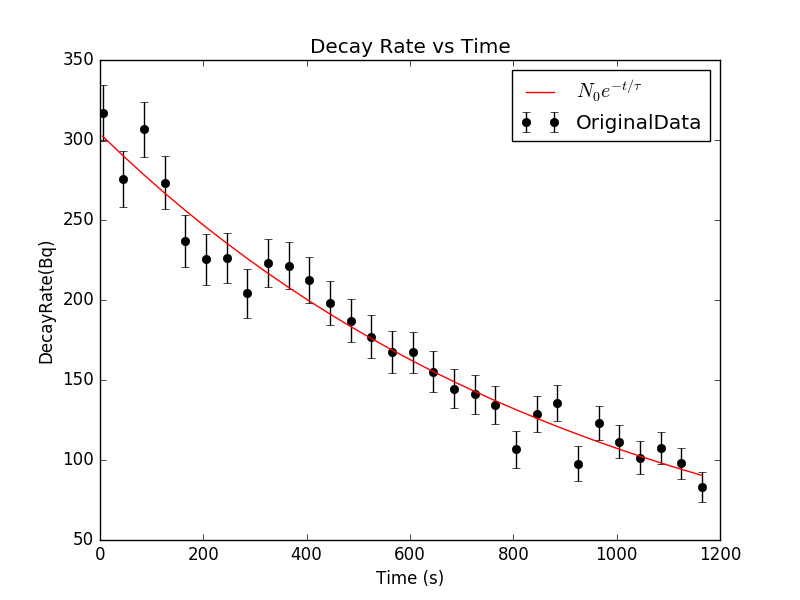

This figure's Python source:
#Emanuel Casiano-Diaz

import numpy as np
import matplotlib.pyplot as plt
from scipy.optimize import curve_fit

def N_theory(t, N0, tau):
   #From data
    return N0 * np.exp(-t/tau)

#Perform the fit
data = np.loadtxt('decay.dat')

times = data[:,0] 
N = data[:,1]
uncertainties = data[:,2]

a, acov = curve_fit(N_theory, times, N, sigma=uncertainties, p0=(1,1))

#Plot
plt.figure()
plt.errorbar(times, N, yerr=uncertainties, marker='o', color='k', linestyle='none', label='OriginalData')
plt.plot(times, N_theory(times, *a), 'r-',  label=r'$N_{0}e^{-t/\tau}$')
plt.legend(loc='best')
plt.title('Decay Rate vs Time')
plt.xlabel('Time (s)')
plt.ylabel('DecayRate(Bq)')
plt.plot()
plt.savefig('decayFitting.png')
plt.show()

#Fit values
a_err = np.sqrt(np.diag(acov))
print('N0 (Initial Decay Rate) = %8.2E +- %7.1E Bq' % (a[0], a_err[0]))
print('Tau (Half-Life) = %8.2E +- %7.1E seconds' % (a[1], a_err[1]))

#Guess of nucleus
print('960 seconds --> 16 min. The nucleus may be Iridium-182 which has a half-life of 15 minutes.')

